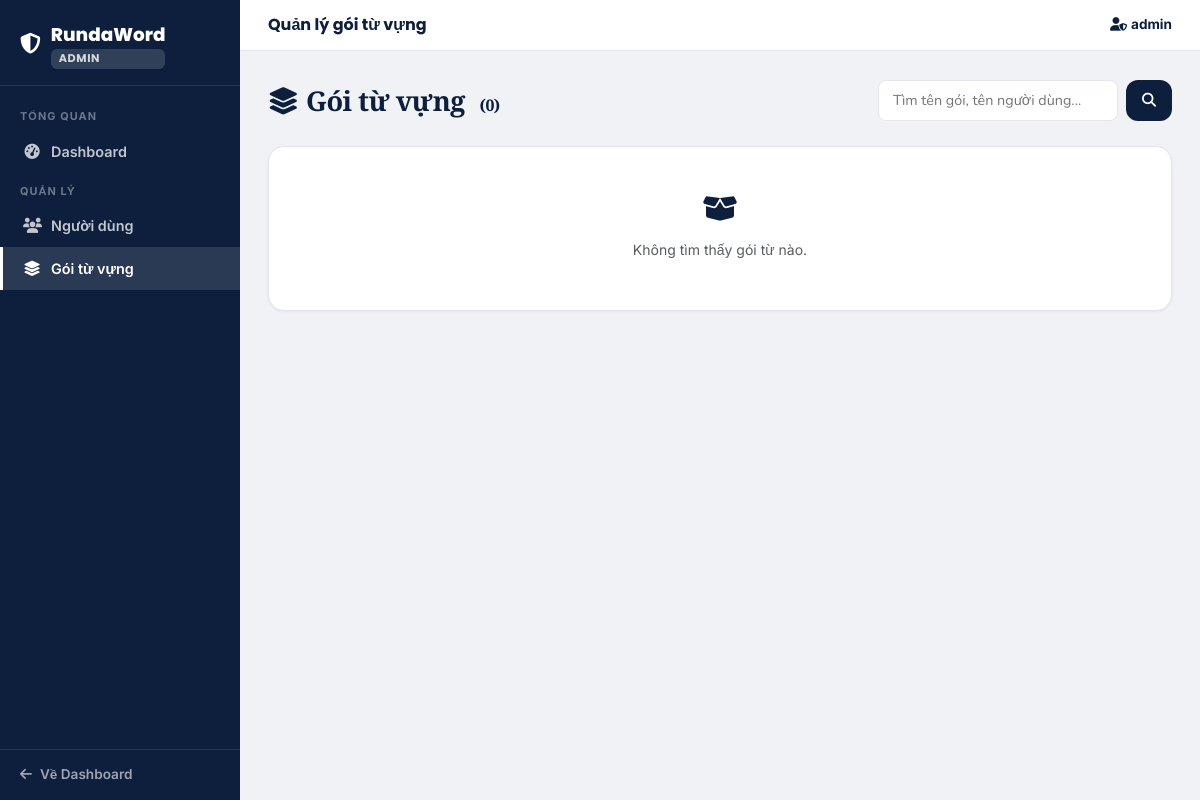
The app's page /admin/packages (signed in), older data.
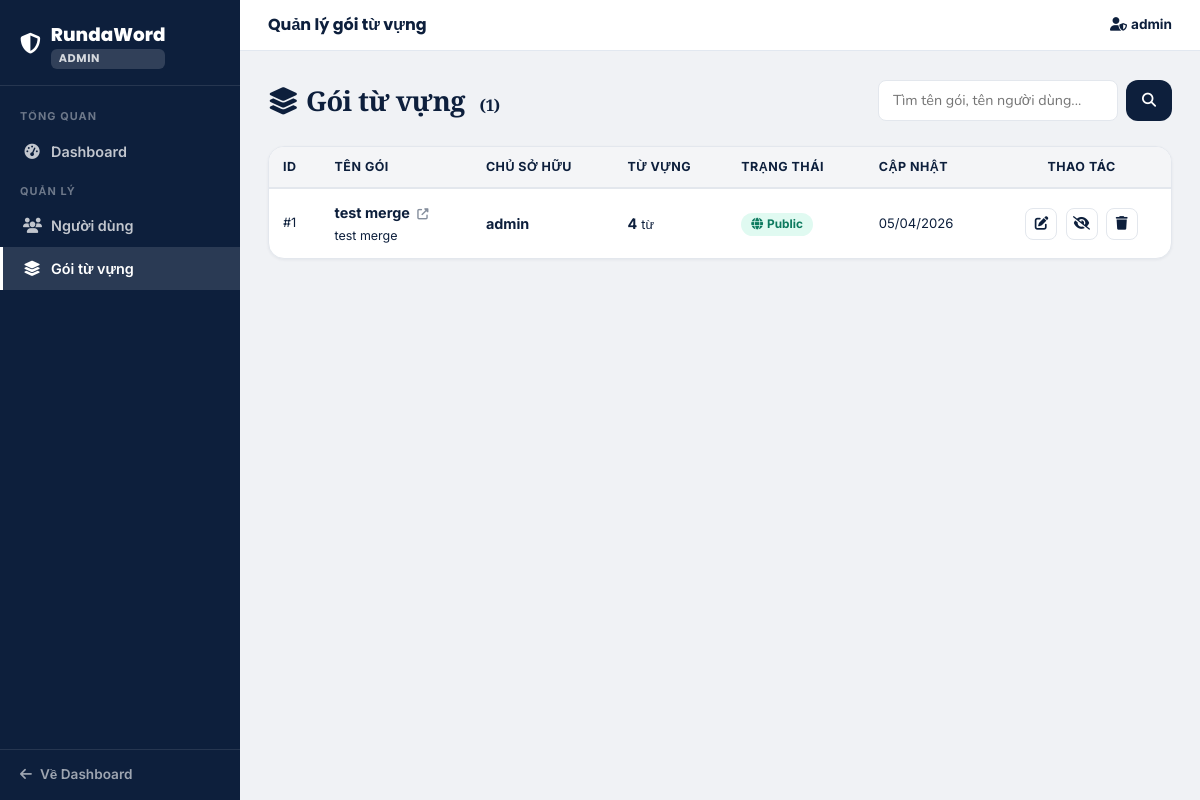
The same page, newer data.
### main.py (models this page shows, shortened)
class VocabPackage(db.Model):
    __tablename__ = 'vocab_packages'
    id                  = db.Column(db.Integer, primary_key=True)
    package_name        = db.Column(db.String(100), nullable=False)
    package_description = db.Column(db.Text)
    created_at          = db.Column(db.DateTime, default=datetime.utcnow)
    updated_at          = db.Column(db.DateTime, default=datetime.utcnow)
    user_id             = db.Column(db.Integer, db.ForeignKey('users.id'), nullable=False)
    is_public           = db.Column(db.Boolean, default=True)
    vocabularies = db.relationship(
        'Vocabulary', backref='package', lazy=True, cascade='all, delete-orphan'
    )

class User(UserMixin, db.Model):
    __tablename__ = 'users'
    id            = db.Column(db.Integer, primary_key=True)
    username      = db.Column(db.String(50),  unique=True, nullable=False)
    name          = db.Column(db.String(100))
    email         = db.Column(db.String(120), unique=True, nullable=False)
    password_hash = db.Column(db.String(255), nullable=False)
    role          = db.Column(db.Integer, default=ROLE_USER, nullable=False)  # 0=user, 1=admin
    created_at    = db.Column(db.DateTime, default=datetime.utcnow)
    packages = db.relationship(
        'VocabPackage', backref='user', lazy=True, cascade='all, delete-orphan',
        foreign_keys='VocabPackage.user_id'
    )
    saved_packages = db.relationship(
        'VocabPackage', secondary=user_saved_packages,
        backref=db.backref('saved_by', lazy='dynamic'), lazy='dynamic'
    )

### main.py (the view)
@app.route('/admin/packages')
@admin_required
def admin_packages():
    q     = request.args.get('q', '').strip()
    query = VocabPackage.query
    if q:
        q_norm = normalize_text(q)
        all_pkgs = query.order_by(VocabPackage.updated_at.desc()).all()
        pkgs = [
            p for p in all_pkgs
            if q_norm in normalize_text(p.package_name)
            or (p.user and q_norm in normalize_text(p.user.username))
        ]
    else:
        pkgs = query.order_by(VocabPackage.updated_at.desc()).all()
    return render_template('admin/packages.html', packages=pkgs, search_query=q)

### main.py (called while the page is built)
def admin_required(f):
    @wraps(f)
    def decorated(*args, **kwargs):
        if not current_user.is_authenticated or current_user.role != ROLE_ADMIN:
            abort(403)
        return f(*args, **kwargs)
    return decorated

@login_manager.user_loader
def load_user(user_id):
    return User.query.get(int(user_id))

### templates/admin/packages.html (shortened to what the changed rows need)
{% extends "admin/base_admin.html" %}
{% block content %}
<div class="d-flex justify-content-between align-items-center mb-4 flex-wrap gap-3">
    <div class="page-title mb-0">
        <i class="fas fa-layer-group me-2"></i>Gói từ vựng
        <span style="font-size:1rem;color:var(--muted);font-weight:600;margin-left:8px;">({{ packages|length }})</span>
    </div>
</div>
<div class="rw-card" style="padding:0;overflow:hidden;">
    {% if packages %}
    <table class="admin-table">
        <thead>
            <tr>
                <th>ID</th>
                <th>Tên gói</th>
                <th>Chủ sở hữu</th>
                <th>Từ vựng</th>
                <th>Trạng thái</th>
                <th>Cập nhật</th>
                <th style="text-align:center;">Thao tác</th>
            </tr>
        </thead>
        <tbody>
            {% for pkg in packages %}
            <tr>
                <td style="color:var(--muted);font-size:0.8rem;">#{{ pkg.id }}</td>
                <td>
                    <a href="{{ url_for('package_detail', package_id=pkg.id) }}"
                       style="font-weight:700;color:var(--navy);text-decoration:none;"
                       target="_blank">
                        {{ pkg.package_name }}
                        <i class="fas fa-external-link-alt" style="font-size:0.7rem;margin-left:4px;opacity:.5;"></i>
                    </a>
                    {% if pkg.package_description %}
                    <div style="font-size:0.78rem;color:var(--muted);margin-top:2px;">
                        {{ pkg.package_description[:60] }}{% if pkg.package_description|length > 60 %}...{% endif %}
                    </div>
                    {% endif %}
                </td>
                <td>
                    <strong>{{ pkg.user.username if pkg.user else '—' }}</strong>
                </td>
                <td>
                    <span style="font-weight:700;">{{ pkg.vocabularies | length }}</span>
                    <span style="color:var(--muted);font-size:0.8rem;"> từ</span>
                </td>
                <td>
                    {% if pkg.is_public %}
                    <span class="admin-badge admin-badge-public">
                        <i class="fas fa-globe me-1"></i>Public
                    </span>
                    {% else %}
                    <span class="admin-badge admin-badge-private">
                        <i class="fas fa-lock me-1"></i>Private
                    </span>
                    {% endif %}
                </td>
                <td style="font-size:0.82rem;color:var(--muted);">
                    {{ pkg.updated_at.strftime('%d/%m/%Y') }}
                </td>
                <td style="text-align:center;white-space:nowrap;">
                    <a href="{{ url_for('edit_package', package_id=pkg.id) }}"
                       class="admin-action-btn" title="Chỉnh sửa" target="_blank">
                        <i class="fas fa-edit"></i>
                    </a>
                    <form method="POST"
                          action="{{ url_for('admin_toggle_public', package_id=pkg.id) }}"
                          style="display:inline;">
                        <button type="submit" class="admin-action-btn success"
                            title="{{ 'Chuyển sang Private' if pkg.is_public else 'Chuyển sang Public' }}">
                            <i class="fas {{ 'fa-eye-slash' if pkg.is_public else 'fa-eye' }}"></i>
                        </button>
                    </form>
                    <button type="button" class="admin-action-btn danger" title="Xóa"
                        data-pkg-id="{{ pkg.id }}"
                        data-pkg-name="{{ pkg.package_name | replace('"', '&quot;') }}"
                        data-delete-url="{{ url_for('admin_delete_package', package_id=pkg.id) }}"
                        onclick="confirmDelete(this)">
                        <i class="fas fa-trash"></i>
                    </button>
                </td>
            </tr>
            {% endfor %}
        </tbody>
    </table>
    {% else %}
    <div class="text-center py-5">
        <i class="fas fa-box-open fa-2x mb-3" style="color:var(--muted)"></i>
        <p class="text-muted mb-0">Không tìm thấy gói từ nào.</p>
    </div>
    {% endif %}
</div>
{% endblock %}

Row changes from the older to the newer data that the page shows:
added VocabPackage: id "1", package_name "test merge", package_description "test merge", user "admin", vocabularies|length "4", is_public True (drawn), updated_at "05/04/2026"
Text that changed along with them:
{{ packages|length }}: "0" → "1"
text no longer shown: "Không tìm thấy gói từ nào."
text now shown: "ID TÊN GÓI CHỦ SỞ HỮU TỪ VỰNG TRẠNG THÁI CẬP NHẬT THAO TÁC"
